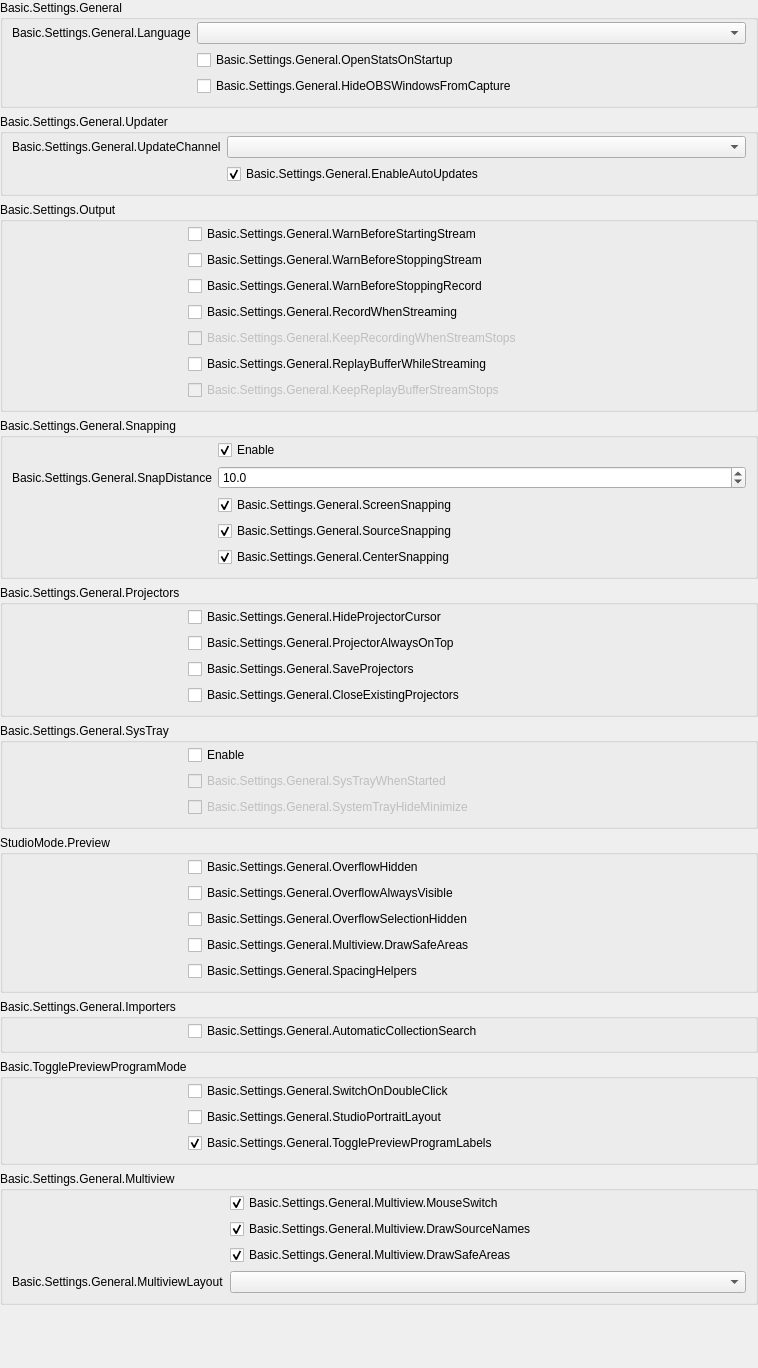
           <widget class="QWidget" name="scrollAreaWidgetContents_2">
            <property name="geometry">
             <rect>
              <x>0</x>
              <y>0</y>
              <width>758</width>
              <height>1368</height>
             </rect>
            </property>
            <layout class="QVBoxLayout" name="verticalLayout_19">
             <property name="leftMargin">
              <number>0</number>
             </property>
             <property name="topMargin">
              <number>0</number>
             </property>
             <property name="rightMargin">
              <number>0</number>
             </property>
             <property name="bottomMargin">
              <number>0</number>
             </property>
             <item>
              <widget class="QFrame" name="widget_2">
               <layout class="QVBoxLayout" name="verticalLayout_20">
                <property name="leftMargin">
                 <number>0</number>
                </property>
                <property name="topMargin">
                 <number>0</number>
                </property>
                <property name="rightMargin">
                 <number>0</number>
                </property>
                <property name="bottomMargin">
                 <number>0</number>
                </property>
                <item>
                 <widget class="QGroupBox" name="groupBox_15">
                  <property name="title">
                   <string>Basic.Settings.General</string>
                  </property>
                  <layout class="QFormLayout" name="formLayout_32">
                   <property name="fieldGrowthPolicy">
                    <enum>QFormLayout::FieldGrowthPolicy::AllNonFixedFieldsGrow</enum>
                   </property>
                   <property name="labelAlignment">
                    <set>Qt::AlignmentFlag::AlignRight|Qt::AlignmentFlag::AlignTrailing|Qt::AlignmentFlag::AlignVCenter</set>
                   </property>
                   <property name="topMargin">
                    <number>2</number>
                   </property>
                   <item row="0" column="0">
                    <widget class="QLabel" name="label">
                     <property name="text">
                      <string>Basic.Settings.General.Language</string>
                     </property>
                     <property name="buddy">
                      <cstring>language</cstring>
                     </property>
                    </widget>
                   </item>
                   <item row="0" column="1">
                    <widget class="QComboBox" name="language"/>
                   </item>
                   <item row="1" column="0">
                    <spacer name="horizontalSpacer_3">
                     <property name="orientation">
                      <enum>Qt::Orientation::Horizontal</enum>
                     </property>
                     <property name="sizeType">
                      <enum>QSizePolicy::Policy::Fixed</enum>
                     </property>
                     <property name="sizeHint" stdset="0">
                      <size>
                       <width>170</width>
                       <height>5</height>
                      </size>
                     </property>
                    </spacer>
                   </item>
                   <item row="1" column="1">
                    <widget class="QCheckBox" name="openStatsOnStartup">
                     <property name="text">
                      <string>Basic.Settings.General.OpenStatsOnStartup</string>
                     </property>
                    </widget>
                   </item>
                   <item row="2" column="1">
                    <widget class="QCheckBox" name="hideOBSFromCapture">
                     <property name="toolTip">
                      <string>Basic.Settings.General.HideOBSWindowsFromCapture.Tooltip</string>
                     </property>
                     <property name="text">
                      <string>Basic.Settings.General.HideOBSWindowsFromCapture</string>
                     </property>
                    </widget>
                   </item>
                  </layout>
                 </widget>
                </item>
                <item>
                 <widget class="QGroupBox" name="updateSettingsGroupBox">
                  <property name="title">
                   <string>Basic.Settings.General.Updater</string>
                  </property>
                  <layout class="QFormLayout" name="formLayout_20">
                   <property name="fieldGrowthPolicy">
                    <enum>QFormLayout::FieldGrowthPolicy::AllNonFixedFieldsGrow</enum>
                   </property>
                   <property name="labelAlignment">
                    <set>Qt::AlignmentFlag::AlignRight|Qt::AlignmentFlag::AlignTrailing|Qt::AlignmentFlag::AlignVCenter</set>
                   </property>
                   <property name="topMargin">
                    <number>2</number>
                   </property>
                   <item row="0" column="0">
                    <widget class="QLabel" name="updateChannelLabel">
                     <property name="text">
                      <string>Basic.Settings.General.UpdateChannel</string>
                     </property>
                    </widget>
                   </item>
                   <item row="0" column="1">
                    <widget class="QComboBox" name="updateChannelBox">
                     <property name="editable">
                      <bool>false</bool>
                     </property>
                     <property name="currentText">
                      <string/>
                     </property>
                    </widget>
                   </item>
                   <item row="1" column="1">
                    <widget class="QCheckBox" name="enableAutoUpdates">
                     <property name="text">
                      <string>Basic.Settings.General.EnableAutoUpdates</string>
                     </property>
                     <property name="checked">
                      <bool>true</bool>
                     </property>
                    </widget>
                   </item>
                   <item row="1" column="0">
                    <spacer name="horizontalSpacer_29">
                     <property name="orientation">
                      <enum>Qt::Orientation::Horizontal</enum>
                     </property>
                     <property name="sizeType">
                      <enum>QSizePolicy::Policy::Fixed</enum>
                     </property>
                     <property name="sizeHint" stdset="0">
                      <size>
                       <width>170</width>
                       <height>20</height>
                      </size>
                     </property>
                    </spacer>
                   </item>
                  </layout>
                 </widget>
                </item>
                <item>
                 <widget class="QGroupBox" name="groupBox_16">
                  <property name="title">
                   <string>Basic.Settings.Output</string>
                  </property>
                  <layout class="QFormLayout" name="formLayout_2">
                   <property name="fieldGrowthPolicy">
                    <enum>QFormLayout::FieldGrowthPolicy::AllNonFixedFieldsGrow</enum>
                   </property>
                   <property name="labelAlignment">
                    <set>Qt::AlignmentFlag::AlignRight|Qt::AlignmentFlag::AlignTrailing|Qt::AlignmentFlag::AlignVCenter</set>
                   </property>
                   <property name="topMargin">
                    <number>2</number>
                   </property>
                   <item row="0" column="0">
                    <spacer name="horizontalSpacer_5">
                     <property name="orientation">
                      <enum>Qt::Orientation::Horizontal</enum>
                     </property>
                     <property name="sizeType">
                      <enum>QSizePolicy::Policy::Fixed</enum>
                     </property>
                     <property name="sizeHint" stdset="0">
                      <size>
                       <width>170</width>
                       <height>5</height>
                      </size>
                     </property>
                    </spacer>
                   </item>
                   <item row="0" column="1">
                    <widget class="QCheckBox" name="warnBeforeStreamStart">
                     <property name="text">
                      <string>Basic.Settings.General.WarnBeforeStartingStream</string>
                     </property>
                    </widget>
                   </item>
                   <item row="1" column="1">
                    <widget class="QCheckBox" name="warnBeforeStreamStop">
                     <property name="text">
                      <string>Basic.Settings.General.WarnBeforeStoppingStream</string>
                     </property>
                    </widget>
                   </item>
                   <item row="2" column="1">
                    <widget class="QCheckBox" name="warnBeforeRecordStop">
                     <property name="text">
                      <string>Basic.Settings.General.WarnBeforeStoppingRecord</string>
                     </property>
                    </widget>
                   </item>
                   <item row="3" column="1">
                    <widget class="QCheckBox" name="recordWhenStreaming">
                     <property name="text">
                      <string>Basic.Settings.General.RecordWhenStreaming</string>
                     </property>
                    </widget>
                   </item>
                   <item row="4" column="1">
                    <widget class="QCheckBox" name="keepRecordStreamStops">
                     <property name="enabled">
                      <bool>false</bool>
                     </property>
                     <property name="text">
                      <string>Basic.Settings.General.KeepRecordingWhenStreamStops</string>
                     </property>
                    </widget>
                   </item>
                   <item row="5" column="1">
                    <widget class="QCheckBox" name="replayWhileStreaming">
                     <property name="text">
                      <string>Basic.Settings.General.ReplayBufferWhileStreaming</string>
                     </property>
                    </widget>
                   </item>
                   <item row="6" column="1">
                    <widget class="QCheckBox" name="keepReplayStreamStops">
                     <property name="enabled">
                      <bool>false</bool>
                     </property>
                     <property name="text">
                      <string>Basic.Settings.General.KeepReplayBufferStreamStops</string>
                     </property>
                    </widget>
                   </item>
                  </layout>
                 </widget>
                </item>
                <item>
                 <widget class="QGroupBox" name="groupBox_10">
                  <property name="enabled">
                   <bool>true</bool>
                  </property>
                  <property name="title">
                   <string>Basic.Settings.General.Snapping</string>
                  </property>
                  <property name="flat">
                   <bool>false</bool>
                  </property>
                  <layout class="QFormLayout" name="formLayout_21">
                   <property name="fieldGrowthPolicy">
                    <enum>QFormLayout::FieldGrowthPolicy::AllNonFixedFieldsGrow</enum>
                   </property>
                   <property name="labelAlignment">
                    <set>Qt::AlignmentFlag::AlignRight|Qt::AlignmentFlag::AlignTrailing|Qt::AlignmentFlag::AlignVCenter</set>
                   </property>
                   <property name="topMargin">
                    <number>2</number>
                   </property>
                   <item row="0" column="1">
                    <widget class="QCheckBox" name="snappingEnabled">
                     <property name="text">
                      <string>Enable</string>
                     </property>
                     <property name="checked">
                      <bool>true</bool>
                     </property>
                    </widget>
                   </item>
                   <item row="2" column="1">
                    <widget class="QCheckBox" name="screenSnapping">
                     <property name="text">
                      <string>Basic.Settings.General.ScreenSnapping</string>
                     </property>
                     <property name="checked">
                      <bool>true</bool>
                     </property>
                    </widget>
                   </item>
                   <item row="4" column="1">
                    <widget class="QCheckBox" name="centerSnapping">
                     <property name="text">
                      <string>Basic.Settings.General.CenterSnapping</string>
                     </property>
                     <property name="checked">
                      <bool>true</bool>
                     </property>
                    </widget>
                   </item>
                   <item row="3" column="1">
                    <widget class="QCheckBox" name="sourceSnapping">
                     <property name="text">
                      <string>Basic.Settings.General.SourceSnapping</string>
                     </property>
                     <property name="checked">
                      <bool>true</bool>
                     </property>
                    </widget>
                   </item>
                   <item row="1" column="1">
                    <widget class="OBS::DoubleSpinBox" name="snapDistance">
                     <property name="decimals">
                      <number>1</number>
                     </property>
                     <property name="singleStep">
                      <double>0.500000000000000</double>
                     </property>
                     <property name="value">
                      <double>10.000000000000000</double>
                     </property>
                    </widget>
                   </item>
                   <item row="1" column="0">
                    <widget class="QLabel" name="label_9">
                     <property name="text">
                      <string>Basic.Settings.General.SnapDistance</string>
                     </property>
                     <property name="buddy">
                      <cstring>snapDistance</cstring>
                     </property>
                    </widget>
                   </item>
                   <item row="3" column="0">
                    <spacer name="horizontalSpacer_4">
                     <property name="orientation">
                      <enum>Qt::Orientation::Horizontal</enum>
                     </property>
                     <property name="sizeType">
                      <enum>QSizePolicy::Policy::Fixed</enum>
                     </property>
                     <property name="sizeHint" stdset="0">
                      <size>
                       <width>170</width>
                       <height>5</height>
                      </size>
                     </property>
                    </spacer>
                   </item>
                  </layout>
                 </widget>
                </item>
                <item>
                 <widget class="QGroupBox" name="groupBox_14">
                  <property name="title">
                   <string>Basic.Settings.General.Projectors</string>
                  </property>
                  <layout class="QFormLayout" name="formLayout_28">
                   <property name="fieldGrowthPolicy">
                    <enum>QFormLayout::FieldGrowthPolicy::AllNonFixedFieldsGrow</enum>
                   </property>
                   <property name="labelAlignment">
                    <set>Qt::AlignmentFlag::AlignRight|Qt::AlignmentFlag::AlignTrailing|Qt::AlignmentFlag::AlignVCenter</set>
                   </property>
                   <property name="topMargin">
                    <number>2</number>
                   </property>
                   <item row="0" column="1">
                    <widget class="QCheckBox" name="hideProjectorCursor">
                     <property name="text">
                      <string>Basic.Settings.General.HideProjectorCursor</string>
                     </property>
                    </widget>
                   </item>
                   <item row="1" column="1">
                    <widget class="QCheckBox" name="projectorAlwaysOnTop">
                     <property name="text">
                      <string>Basic.Settings.General.ProjectorAlwaysOnTop</string>
                     </property>
                    </widget>
                   </item>
                   <item row="2" column="1">
                    <widget class="QCheckBox" name="saveProjectors">
                     <property name="text">
                      <string>Basic.Settings.General.SaveProjectors</string>
                     </property>
                    </widget>
                   </item>
                   <item row="3" column="1">
                    <widget class="QCheckBox" name="closeProjectors">
                     <property name="text">
                      <string>Basic.Settings.General.CloseExistingProjectors</string>
                     </property>
                    </widget>
                   </item>
                   <item row="1" column="0">
                    <spacer name="horizontalSpacer">
                     <property name="orientation">
                      <enum>Qt::Orientation::Horizontal</enum>
                     </property>
                     <property name="sizeType">
                      <enum>QSizePolicy::Policy::Fixed</enum>
                     </property>
                     <property name="sizeHint" stdset="0">
                      <size>
                       <width>170</width>
                       <height>5</height>
                      </size>
                     </property>
                    </spacer>
                   </item>
                  </layout>
                 </widget>
                </item>
                <item>
                 <widget class="QGroupBox" name="groupBox_13">
                  <property name="title">
                   <string>Basic.Settings.General.SysTray</string>
                  </property>
                  <layout class="QFormLayout" name="formLayout_29">
                   <property name="fieldGrowthPolicy">
                    <enum>QFormLayout::FieldGrowthPolicy::AllNonFixedFieldsGrow</enum>
                   </property>
                   <property name="labelAlignment">
                    <set>Qt::AlignmentFlag::AlignRight|Qt::AlignmentFlag::AlignTrailing|Qt::AlignmentFlag::AlignVCenter</set>
                   </property>
                   <property name="topMargin">
                    <number>2</number>
                   </property>
                   <item row="0" column="1">
                    <widget class="QCheckBox" name="systemTrayEnabled">
                     <property name="text">
                      <string>Enable</string>
                     </property>
                    </widget>
                   </item>
                   <item row="1" column="1">
                    <widget class="QCheckBox" name="systemTrayWhenStarted">
                     <property name="enabled">
                      <bool>false</bool>
                     </property>
                     <property name="text">
                      <string>Basic.Settings.General.SysTrayWhenStarted</string>
                     </property>
                    </widget>
                   </item>
                   <item row="2" column="1">
                    <widget class="QCheckBox" name="systemTrayAlways">
                     <property name="enabled">
                      <bool>false</bool>
                     </property>
                     <property name="text">
                      <string>Basic.Settings.General.SystemTrayHideMinimize</string>
                     </property>
                    </widget>
                   </item>
                   <item row="1" column="0">
                    <spacer name="horizontalSpacer_2">
                     <property name="orientation">
                      <enum>Qt::Orientation::Horizontal</enum>
                     </property>
                     <property name="sizeType">
                      <enum>QSizePolicy::Policy::Fixed</enum>
                     </property>
                     <property name="sizeHint" stdset="0">
                      <size>
                       <width>170</width>
                       <height>5</height>
                      </size>
                     </property>
                    </spacer>
                   </item>
                  </layout>
                 </widget>
                </item>
                <item>
                 <widget class="QGroupBox" name="groupBox_18">
                  <property name="title">
                   <string>StudioMode.Preview</string>
                  </property>
                  <layout class="QFormLayout" name="formLayout_35">
                   <property name="fieldGrowthPolicy">
                    <enum>QFormLayout::FieldGrowthPolicy::AllNonFixedFieldsGrow</enum>
                   </property>
                   <property name="labelAlignment">
                    <set>Qt::AlignmentFlag::AlignRight|Qt::AlignmentFlag::AlignTrailing|Qt::AlignmentFlag::AlignVCenter</set>
                   </property>
                   <property name="topMargin">
                    <number>2</number>
                   </property>
                   <item row="1" column="1">
                    <widget class="QCheckBox" name="overflowAlwaysVisible">
                     <property name="text">
                      <string>Basic.Settings.General.OverflowAlwaysVisible</string>
                     </property>
                    </widget>
                   </item>
                   <item row="0" column="0">
                    <spacer name="horizontalSpacer_25">
                     <property name="orientation">
                      <enum>Qt::Orientation::Horizontal</enum>
                     </property>
                     <property name="sizeHint" stdset="0">
                      <size>
                       <width>170</width>
                       <height>5</height>
                      </size>
                     </property>
                    </spacer>
                   </item>
                   <item row="2" column="1">
                    <widget class="QCheckBox" name="overflowSelectionHide">
                     <property name="text">
                      <string>Basic.Settings.General.OverflowSelectionHidden</string>
                     </property>
                    </widget>
                   </item>
                   <item row="3" column="1">
                    <widget class="QCheckBox" name="previewSafeAreas">
                     <property name="text">
                      <string>Basic.Settings.General.Multiview.DrawSafeAreas</string>
                     </property>
                    </widget>
                   </item>
                   <item row="4" column="1">
                    <widget class="QCheckBox" name="previewSpacingHelpers">
                     <property name="text">
                      <string>Basic.Settings.General.SpacingHelpers</string>
                     </property>
                    </widget>
                   </item>
                   <item row="0" column="1">
                    <widget class="QCheckBox" name="overflowHide">
                     <property name="text">
                      <string>Basic.Settings.General.OverflowHidden</string>
                     </property>
                    </widget>
                   </item>
                  </layout>
                 </widget>
                </item>
                <item>
                 <widget class="QGroupBox" name="groupBox_19">
                  <property name="title">
                   <string>Basic.Settings.General.Importers</string>
                  </property>
                  <layout class="QFormLayout" name="formLayout_36">
                   <property name="fieldGrowthPolicy">
                    <enum>QFormLayout::FieldGrowthPolicy::AllNonFixedFieldsGrow</enum>
                   </property>
                   <property name="labelAlignment">
                    <set>Qt::AlignmentFlag::AlignRight|Qt::AlignmentFlag::AlignTrailing|Qt::AlignmentFlag::AlignVCenter</set>
                   </property>
                   <property name="topMargin">
                    <number>2</number>
                   </property>
                   <item row="0" column="0">
                    <spacer name="horizontalSpacer_26">
                     <property name="orientation">
                      <enum>Qt::Orientation::Horizontal</enum>
                     </property>
                     <property name="sizeHint" stdset="0">
                      <size>
                       <width>170</width>
                       <height>5</height>
                      </size>
                     </property>
                    </spacer>
                   </item>
                   <item row="0" column="1">
                    <widget class="QCheckBox" name="automaticSearch">
                     <property name="text">
                      <string>Basic.Settings.General.AutomaticCollectionSearch</string>
                     </property>
                    </widget>
                   </item>
                  </layout>
                 </widget>
                </item>
                <item>
                 <widget class="QGroupBox" name="groupBox_11">
                  <property name="title">
                   <string>Basic.TogglePreviewProgramMode</string>
                  </property>
                  <layout class="QFormLayout" name="formLayout_31">
                   <property name="fieldGrowthPolicy">
                    <enum>QFormLayout::FieldGrowthPolicy::AllNonFixedFieldsGrow</enum>
                   </property>
                   <property name="labelAlignment">
                    <set>Qt::AlignmentFlag::AlignRight|Qt::AlignmentFlag::AlignTrailing|Qt::AlignmentFlag::AlignVCenter</set>
                   </property>
                   <property name="topMargin">
                    <number>2</number>
                   </property>
                   <item row="0" column="1">
                    <widget class="QCheckBox" name="doubleClickSwitch">
                     <property name="text">
                      <string>Basic.Settings.General.SwitchOnDoubleClick</string>
                     </property>
                    </widget>
                   </item>
                   <item row="0" column="0">
                    <spacer name="horizontalSpacer_6">
                     <property name="orientation">
                      <enum>Qt::Orientation::Horizontal</enum>
                     </property>
                     <property name="sizeHint" stdset="0">
                      <size>
                       <width>170</width>
                       <height>5</height>
                      </size>
                     </property>
                    </spacer>
                   </item>
                   <item row="1" column="1">
                    <widget class="QCheckBox" name="studioPortraitLayout">
                     <property name="text">
                      <string>Basic.Settings.General.StudioPortraitLayout</string>
                     </property>
                    </widget>
                   </item>
                   <item row="2" column="1">
                    <widget class="QCheckBox" name="prevProgLabelToggle">
                     <property name="text">
                      <string>Basic.Settings.General.TogglePreviewProgramLabels</string>
                     </property>
                     <property name="checked">
                      <bool>true</bool>
                     </property>
                    </widget>
                   </item>
                  </layout>
                 </widget>
                </item>
                <item>
                 <widget class="QGroupBox" name="groupBoxMultiview">
                  <property name="title">
                   <string>Basic.Settings.General.Multiview</string>
                  </property>
                  <layout class="QFormLayout" name="formLayoutMultiview">
                   <property name="fieldGrowthPolicy">
                    <enum>QFormLayout::FieldGrowthPolicy::AllNonFixedFieldsGrow</enum>
                   </property>
                   <property name="labelAlignment">
                    <set>Qt::AlignmentFlag::AlignRight|Qt::AlignmentFlag::AlignTrailing|Qt::AlignmentFlag::AlignVCenter</set>
                   </property>
                   <property name="topMargin">
                    <number>2</number>
                   </property>
                   <item row="0" column="0">
                    <spacer name="horizontalSpacerMultiview">
                     <property name="orientation">
                      <enum>Qt::Orientation::Horizontal</enum>
                     </property>
                     <property name="sizeType">
                      <enum>QSizePolicy::Policy::Fixed</enum>
                     </property>
                     <property name="sizeHint" stdset="0">
                      <size>
                       <width>170</width>
                       <height>5</height>
                      </size>
                     </property>
                    </spacer>
                   </item>
                   <item row="0" column="1">
                    <widget class="QCheckBox" name="multiviewMouseSwitch">
                     <property name="text">
                      <string>Basic.Settings.General.Multiview.MouseSwitch</string>
                     </property>
                     <property name="checked">
                      <bool>true</bool>
                     </property>
                    </widget>
                   </item>
                   <item row="1" column="1">
                    <widget class="QCheckBox" name="multiviewDrawNames">
                     <property name="text">
                      <string>Basic.Settings.General.Multiview.DrawSourceNames</string>
                     </property>
                     <property name="checked">
                      <bool>true</bool>
                     </property>
                    </widget>
                   </item>
                   <item row="2" column="1">
                    <widget class="QCheckBox" name="multiviewDrawAreas">
                     <property name="text">
                      <string>Basic.Settings.General.Multiview.DrawSafeAreas</string>
                     </property>
                     <property name="checked">
                      <bool>true</bool>
                     </property>
                    </widget>
                   </item>
                   <item row="3" column="1">
                    <widget class="QComboBox" name="multiviewLayout"/>
                   </item>
                   <item row="3" column="0">
                    <widget class="QLabel" name="label_64">
                     <property name="text">
                      <string>Basic.Settings.General.MultiviewLayout</string>
                     </property>
                     <property name="buddy">
                      <cstring>multiviewLayout</cstring>
                     </property>
                    </widget>
                   </item>
                  </layout>
                 </widget>
                </item>
                <item>
                 <spacer name="verticalSpacer_11">
                  <property name="orientation">
                   <enum>Qt::Orientation::Vertical</enum>
                  </property>
                  <property name="sizeHint" stdset="0">
                   <size>
                    <width>20</width>
                    <height>40</height>
                   </size>
                  </property>
                 </spacer>
                </item>
               </layout>
              </widget>
             </item>
            </layout>
           </widget>
